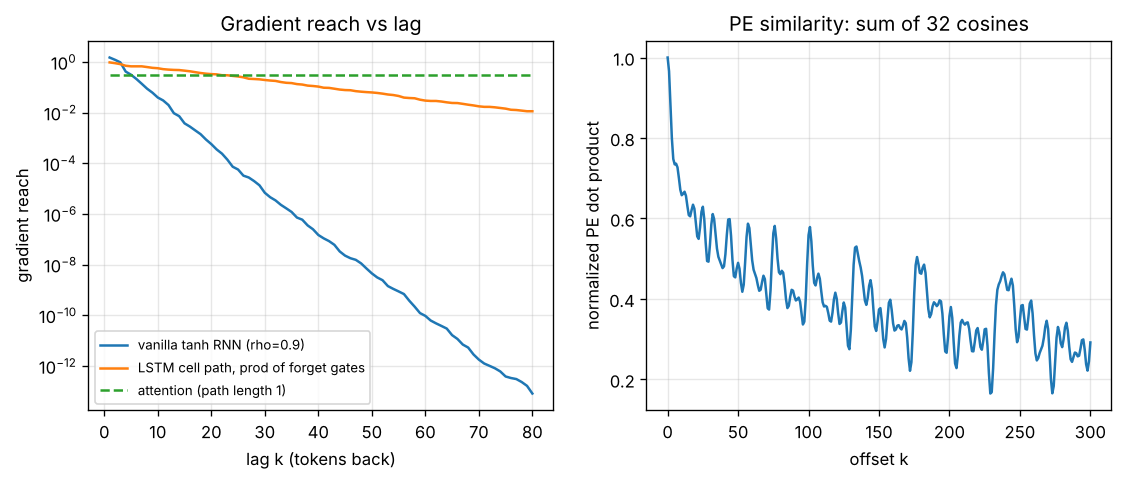

Reproduce this figure in Python.
"""
Day 150 - Consolidation: sequence modelling thread.
Left : gradient reach across lag k -- vanilla tanh RNN vs gated (LSTM-style cell path) vs attention (direct path).
Right: sinusoidal positional-encoding similarity PE(p).PE(p+k)/d versus offset k (a sum of cosines = filter bank).
Synthetic, deterministic (seed 42), numpy only, nothing downloaded.
"""
import numpy as np
import matplotlib.pyplot as plt

np.random.seed(42)
H, T = 16, 80

# --- left: ||d h_T / d h_{T-k}|| for a vanilla tanh RNN with spectral radius 0.9
W = np.random.randn(H, H)
W *= 0.9 / np.max(np.abs(np.linalg.eigvals(W)))
h = np.zeros(H)
Js = []
for t in range(T):
    h = np.tanh(W @ h + 0.5 * np.random.randn(H))
    Js.append(np.diag(1 - h ** 2) @ W)             # one-step Jacobian
rnn, J = [], np.eye(H)
for k in range(1, T + 1):
    J = J @ Js[T - k]
    rnn.append(np.linalg.norm(J, 2))
lags = np.arange(1, T + 1)
f = np.clip(0.95 + 0.03 * np.random.randn(T), 0, 1)  # LSTM forget gates near 1
lstm = np.cumprod(f)
attn = np.full(T, 0.3)                              # direct path: softmax weight, no product over lag

fig, ax = plt.subplots(1, 2, figsize=(11, 4))
ax[0].semilogy(lags, rnn, label="vanilla tanh RNN (rho=0.9)")
ax[0].semilogy(lags, lstm, label="LSTM cell path, prod of forget gates")
ax[0].semilogy(lags, attn, "--", label="attention (path length 1)")
ax[0].set_xlabel("lag k (tokens back)"); ax[0].set_ylabel("gradient reach")
ax[0].set_title("Gradient reach vs lag"); ax[0].legend(fontsize=8); ax[0].grid(alpha=0.3)
print(f"lag 50: RNN={rnn[49]:.2e}  LSTM={lstm[49]:.3f}  attention={attn[49]:.2f}")

# --- right: PE similarity vs offset
d = 64
i = np.arange(d // 2)
omega = 10000.0 ** (-2 * i / d)
k = np.arange(0, 301)
sim = np.cos(np.outer(k, omega)).sum(1) / (d / 2)   # PE(p).PE(p+k) / (d/2), independent of p
ax[1].plot(k, sim)
ax[1].set_xlabel("offset k"); ax[1].set_ylabel("normalized PE dot product")
ax[1].set_title("PE similarity: sum of 32 cosines"); ax[1].grid(alpha=0.3)
periods = 2 * np.pi / omega
n_long = int((periods > 512).sum())
print(f"pairs with period > 512: {n_long} of {d//2};  fastest period={periods[0]:.2f} tokens (Nyquist = 2)")
print(f"sim at k=1: {sim[1]:.3f}, k=10: {sim[10]:.3f}, k=100: {sim[100]:.3f}")

plt.savefig("graph_DAY_150.png", dpi=120, bbox_inches="tight")
